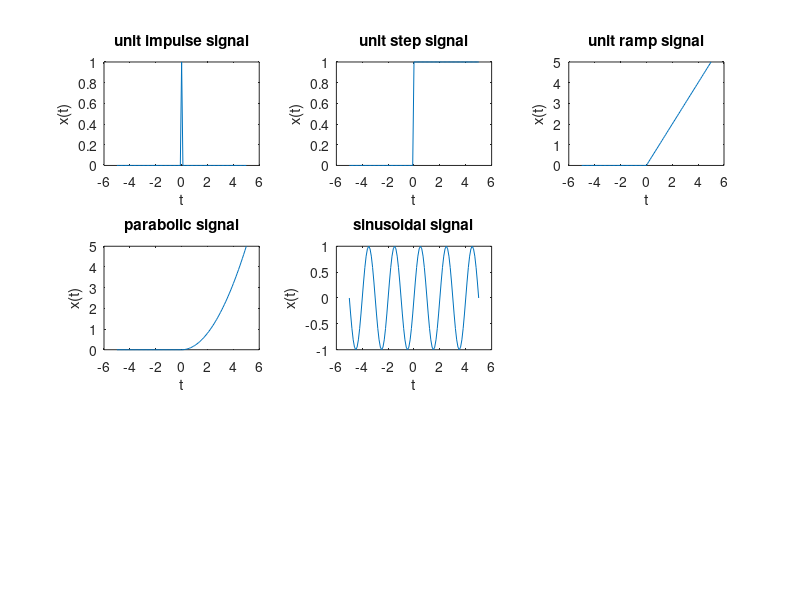

The MATLAB source for this figure:
tmin = -5;
dt = 0.1;
tmax = 5;
t = tmin:dt:tmax; %set a time vector

%unit impulse signal
x1 = 1;
x2 = 0;
x=x1.*(t==0)+x2.*(t==0);
subplot(3,3, 1);
plot(t, x);
xlabel('t');
ylabel('x(t)');
title('unit impulse signal');

%unit step signal
x1 = 1;
x2 = 0 ;
x=x1.*(t>=0)+x2.*(t<0);
subplot(3,3, 2);
plot(t, x);
xlabel('t');
ylabel('x(t)');
title('unit step signal');

%unit ramp signal
x1=t;
x2=0;
x=x1.*(t>=0)+x2.*(t<0);
subplot(3,3, 3);
plot(t, x);
xlabel('t');
ylabel('x(t)');
title('unit ramp signal');

%parabolic signal
A=0.4;
x1=A*(t.^2)/2;
x2=0;
x=x1.*(t>=0)+x2.*(t<0);
subplot(3,3, 4);
plot(t, x);
xlabel('t');
ylabel('x(t)');
title('parabolic signal');

%sinusoidal signal
T=2;
F=1/T;
x=sin(2*pi*F*t);
subplot(3,3, 5);
plot(t, x);
xlabel('t');
ylabel('x(t)');
title('sinusoidal signal');